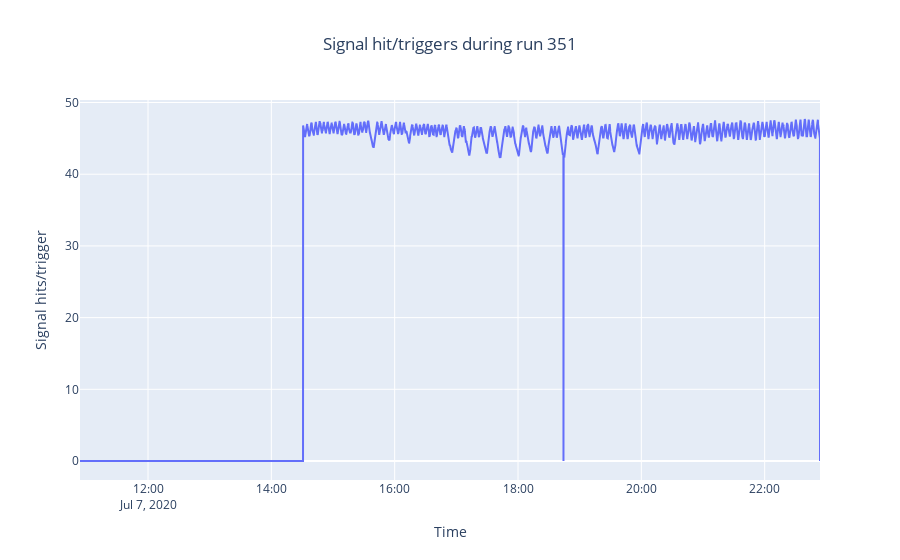

The notebook cell saved with this chart:
### Code cell
fig = go.Figure()
fig.add_trace( 
    go.Scatter(x=humidity_pd.index,y=humidity_pd.humidity,
              mode="lines")
)
fig.update_layout(title=dict(text='Signal hit/triggers during run 351', x=0.5),
                   yaxis_title='Signal hits/trigger',
                   xaxis_title='Time')
fig.show()

### Figure 1 — Plotly figure (JSON) as saved in the notebook; plotly's stock layout.template omitted (floating-point values rounded to 4 significant figures; data arrays with more than 128 entries replaced by an {"elided": "..."} marker saying what was removed)
{"data": [{"mode": "lines", "type": "scatter", "x": {"elided": "8641 str values"}, "y": {"elided": "8641 float values"}}], "layout": {"title": {"text": "Signal hit/triggers during run 351", "x": 0.5}, "xaxis": {"title": {"text": "Time"}}, "yaxis": {"title": {"text": "Signal hits/trigger"}}}}
